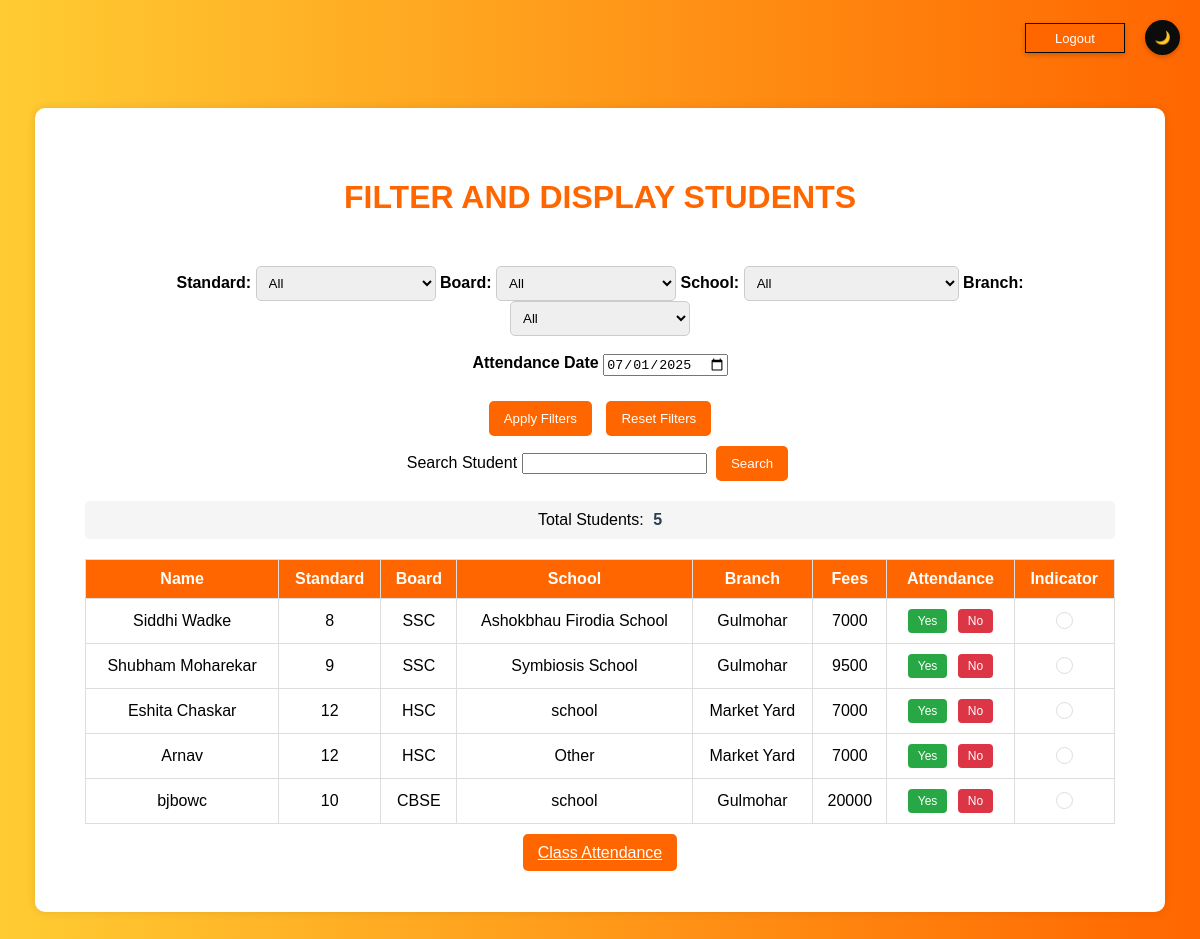
Page /app/filter_students/ (signed in) on the committed database.
### tuition_app/models.py (models this page shows, shortened)
class StudentRegistration(models.Model):
    def unique_filename(instance, filename):
        ext = filename.split('.')[-1]
        filename = f"{int(time.time())}.{ext}"
        return os.path.join('payment_proofs/', filename)
    PAYMENT_CHOICES = [
        ('online', 'Online'),
        ('cash', 'Cash'),
    ]
    STANDARD_CHOICES = [
        ('8', '8th'),
        ('9', '9th'),
        ('10', '10th'),
        ('12', '12th'),
    ]
    BOARD_CHOICES = [
        ('CBSE', 'CBSE'),
        ('SSC', 'SSC'),
        ('HSC', 'HSC'),
    ]
    SUBJECT_CHOICES = [
        ('English (Tuition + Test Series)', 'English (Tuition + Test Series)'),
        ('Social Studies (Tuition + Test Series)', 'Social Studies (Tuition + Test Series)'),
        ('Grammar (Tuition + Test Series)', 'Grammar (Tuition + Test Series)'),
        ('English (Test Series)', 'English (Test Series)'),
        ('Social Studies (Test Series)', 'Social Studies (Test Series)'),
    ]
    BRANCH_CHOICES = [
        ('Gulmohar', 'Gulmohar'),
        ('Market Yard', 'Market Yard'),
    ]
    SCHOOL_CHOICES = [
        ('Saint Michael School', 'Saint Michael School'),
        ('Orchid School', 'Orchid School'),
        ('Sai Angel School', 'Sai Angel School'),
        ('Icon Public School', 'Icon Public School'),
        ('Takshila School', 'Takshila School'),
        ('Podar School', 'Podar School'),
        ('Auxilium Convent School', 'Auxilium Convent School'),
        ('Sacred Heart Convent School', 'Sacred Heart Convent School'),
        ('Ashokbhau Firodia School', 'Ashokbhau Firodia School'),
        ('Athare Patil School', 'Athare Patil School'),
        ('Other', 'Other'),
    ]
    INSTALLMENT_PLAN_CHOICES = [
        ('yes', 'Yes'),
        ('no', 'No'),
    ]
    name = models.CharField(max_length=100)
    phone = models.CharField(max_length=10)
    email = models.EmailField(max_length=254, null=True, blank=True)
    father_name = models.CharField(max_length=100)
    father_phone = models.CharField(max_length=10)
    father_occupation = models.CharField(max_length=50)
    mother_name = models.CharField(max_length=100)
    mother_phone = models.CharField(max_length=10)
    mother_occupation = models.CharField(max_length=50)
    address = models.TextField()
    dob = models.DateField(default=datetime.date.today)
    img = models.ImageField(upload_to='student_img/', default='student_img/fallback.png', blank=True)
    standard = models.CharField(max_length=2, choices=STANDARD_CHOICES)
    board = models.CharField(max_length=4, choices=BOARD_CHOICES)
    school = models.CharField(max_length=50, choices=SCHOOL_CHOICES, null=True, blank=True)
    school_text = models.CharField(max_length=100, blank=True, null=True, default = "NA")
    branch = models.CharField(max_length=20, choices=BRANCH_CHOICES)
    subject = MultiSelectField(choices=SUBJECT_CHOICES, max_length=1000)
    fees = models.IntegerField()
    fee_structure = models.TextField()
    installment_plan = models.CharField(max_length=3, choices=INSTALLMENT_PLAN_CHOICES)
    discount = models.IntegerField(default=0, null=True, blank=True)
    amount1 = models.IntegerField(null=True, blank=True)
    amount2 = models.IntegerField(default = 0, null=True, blank=True)
    payment_mode1 = models.CharField(max_length=10, choices=PAYMENT_CHOICES)
    payment_mode2 = models.CharField(max_length=10, choices=PAYMENT_CHOICES, default= None, null=True, blank=True)
    payment_proof1 = models.FileField(upload_to=unique_filename, null=True, blank=True)
    payment_proof2 = models.FileField(upload_to=unique_filename, null=True, blank=True, default=None)
    full_fee_paid = models.BooleanField(null = True, blank=True)

### tuition_app/views.py (the view, shortened to what this page needs)
# urls.py: path('filter_students/', views.filter_students, name = "filter_students"),
@login_required
def filter_students(request):
    standard = request.GET.get('standard', '')
    board = request.GET.get('board', '')
    school = request.GET.get('school', '')
    branch = request.GET.get('branch', '')
    attendance_date = request.GET.get('attendanceDate', '')
    search = request.GET.get('search', '')
    try:
        students = StudentRegistration.objects.all()
        if standard:
            students = students.filter(standard=standard)
        if board:
            students = students.filter(board=board)
        if school:
            students = students.filter(school=school)
        if branch:
            students = students.filter(branch=branch)
        if search:
            students = students.filter(name__icontains=search)
        total_students = students.count()
    except Exception as e:
        if request.headers.get('X-Requested-With') == 'XMLHttpRequest':
            return JsonResponse({'error': f'Failed to fetch students: {str(e)}'}, status=500)
        raise  # Let Django handle non-AJAX errors for debugging
    context = {
        'students': students,
        'total_students': total_students,
        'search': search,
    }
    return render(request, 'tuition_app/filter_students.html', context)

### tuition_app/templates/tuition_app/filter_students.html (shortened to what this page needs)
{% load static %}
<!DOCTYPE html>
<html lang="en">
<head>
</head>
<body>
    <div class="container">
        <h1>FILTER AND DISPLAY STUDENTS</h1>
        <div class="filters">
            <form method="GET" action="{% url 'tuition_app:filter_students' %}" id="filter-form">
                <label for="standard">Standard:</label>
                <select id="standard" name="standard">
                    <option value="">All</option>
                </select>
                <label for="board">Board:</label>
                <select id="board" name="board">
                    <option value="">All</option>
                </select>
                <label for="school">School:</label>
                <select id="school" name="school">
                    <option value="">All</option>
                </select>
                <label for="branch">Branch:</label>
                <select id="branch" name="branch">
                    <option value="">All</option>
                </select>
                <br>
                <br>
                <label for="attendanceDate" class="form-label">Attendance Date</label>
                <input type="date" id="attendanceDate" name="attendanceDate" class="form-control">
            </form>
        </div>
        <div class="filter-buttons">
            <button type="button" onclick="applyFilters()">Apply Filters</button>
            <button type="button" onclick="resetFilters()">Reset Filters</button>
        </div>
        <form method="GET" action="{% url 'tuition_app:filter_students' %}">
            <label for="searchbar" class="form-label">Search Student</label>
            <input name="search" value="{{ search }}" type="text" class="form-control" id="searchbar">
            <button type="submit" class="btn btn-primary">Search</button>
        </form>
        <div class="student-count">
            <p>Total Students: <span id="totalStudents">{{ total_students }}</span></p>
        </div>
        <div class="table-wrapper">
            <table>
                <thead>
                    <tr>
                        <th>Name</th>
                        <th>Standard</th>
                        <th>Board</th>
                        <th>School</th>
                        <th>Branch</th>
                        <th>Fees</th>
                        <th>Attendance</th>
                        <th>Indicator</th>
                    </tr>
                </thead>
                <tbody>
                    {% for student in students %}
                    <tr onclick="window.location='{% url 'tuition_app:student_detail' student.id %}'" style="cursor: pointer;">
                        <td>{{ student.name }}</td>
                        <td>{{ student.standard }}</td>
                        <td>{{ student.board }}</td>
                        <td>
                            {% if student.school == 'Other' and student.school_text %}
                                {{ student.school_text }}
                            {% else %}
                                {{ student.school|default:"Other" }}
                            {% endif %}
                        </td>
                        <td>{{ student.branch }}</td>
                        <td>{{ student.fees }}</td>
                        <td>
                            <div class="attendance-buttons" data-student-id="{{ student.id }}">
                                <button class="yes-btn" onclick="markAttendance(event, true, '{{ student.id }}')">Yes</button>
                                <button class="no-btn" onclick="markAttendance(event, false, '{{ student.id }}')">No</button>
                            </div>
                        </td>
                        <td>
                            <div class="indicator-cell" id="indicator-{{ student.id }}"></div>
                        </td>
                    </tr>
                    {% empty %}
                    <tr>
                        <td colspan="8">No students found.</td>
                    </tr>
                    {% endfor %}
                </tbody>
            </table>
        </div>
        <div class="button-group">
            <button id="darkModeToggle" class="dark-mode-toggle">🌙</button>
            <form method="post" action="{% url 'tuition_app:logout' %}" style="display: inline;">
                <button type="submit" class="logout-button">Logout</button>
            </form>
        </div>
        <div class="class-attendance-container">
            <a href = "{% url 'tuition_app:class_attendance' %}" class="btn">Class Attendance</a>
        </div>
    </div>
</body>
</html>

### tuition_app/templates/tuition_app/filter_students.html (style rules this page uses)
body { font-family: Arial, sans-serif; background: linear-gradient(to right, #ffcc33, #ff6600); text-align: center; padding: 20px; }
.container { background-color: white; padding: 50px; width: 90%; margin: 80px auto 20px; border-radius: 10px; box-shadow: 0 0 10px rgba(0, 0, 0, 0.1); }
h1 { margin-bottom: 50px; color: #ff6600; }
.filters { display: flex; flex-wrap: wrap; justify-content: center; gap: 20px; margin-bottom: 20px; }
.filters label { font-weight: bold; }
.filters select { padding: 8px; border-radius: 5px; border: 1px solid #ccc; min-width: 180px; }
button { padding: 10px 15px; margin: 5px; border: none; border-radius: 5px; background: #ff6600; color: white; cursor: pointer; }
.btn { padding: 10px 15px; margin: 5px; border: none; border-radius: 5px; background: #ff6600; color: white; cursor: pointer; }
.class-attendance-container { margin-top: 20px; }
.logout-button { position: fixed; top: 18px; right: 70px; border: 1px solid black; padding: 6px 10px; font-size: 13px; cursor: pointer; border-radius: 0%; width: 100px; height: 30px; display: flex; justify-content: center; align-items: center; box-shadow: 0 2px 5px rgba(0, 0, 0, 0.2); }
.table-wrapper { max-height: 400px; overflow-y: auto; margin-top: 20px; }
.student-count { margin: 15px 0; padding: 10px 15px; background-color: #f5f5f5; border-radius: 5px; font-size: 16px; font-weight: 500; display: flex; justify-content: center; }
.student-count p { margin: 0; }
.student-count span { font-weight: bold; margin-left: 5px; color: #2c3e50; }
table { width: 100%; border-collapse: collapse; }
thead { background: #ff6600; color: white; position: sticky; top: 0; }
th, td { padding: 10px; border: 1px solid #ddd; text-align: center; }
.dark-mode-toggle { position: fixed; top: 15px; right: 15px; background: rgb(12, 12, 12); border: none; padding: 6px 10px; font-size: 13px; cursor: pointer; border-radius: 50%; width: 35px; height: 35px; display: flex; justify-content: center; align-items: center; box-shadow: 0 2px 5px rgba(0, 0, 0, 0.2); }
.attendance-buttons button { padding: 5px 10px; margin: 0 3px; border: none; border-radius: 4px; cursor: pointer; background-color: #ddd; font-size: 12px; }
.attendance-buttons .yes-btn { background-color: #28a745; color: white; }
.attendance-buttons .no-btn { background-color: #dc3545; color: white; }
.indicator-cell { width: 15px; height: 15px; border-radius: 50%; margin: 0 auto; border: 1px solid #ddd; }

### rows in the picture
StudentRegistration: name "Siddhi Wadke", standard "8", board "SSC", school "Ashokbhau Firodia School", branch "Gulmohar", fees "7000"
StudentRegistration: name "Shubham Moharekar", standard "9", board "SSC", school_text "Symbiosis School", branch "Gulmohar", fees "9500"
StudentRegistration: name "Eshita Chaskar", standard "12", board "HSC", school_text "school", branch "Market Yard", fees "7000"
StudentRegistration: name "Arnav", standard "12", board "HSC", school "Other", branch "Market Yard", fees "7000"
StudentRegistration: name "bjbowc", standard "10", board "CBSE", school_text "school", branch "Gulmohar", fees "20000"

### other values in the picture
{{ total_students }} "5"
